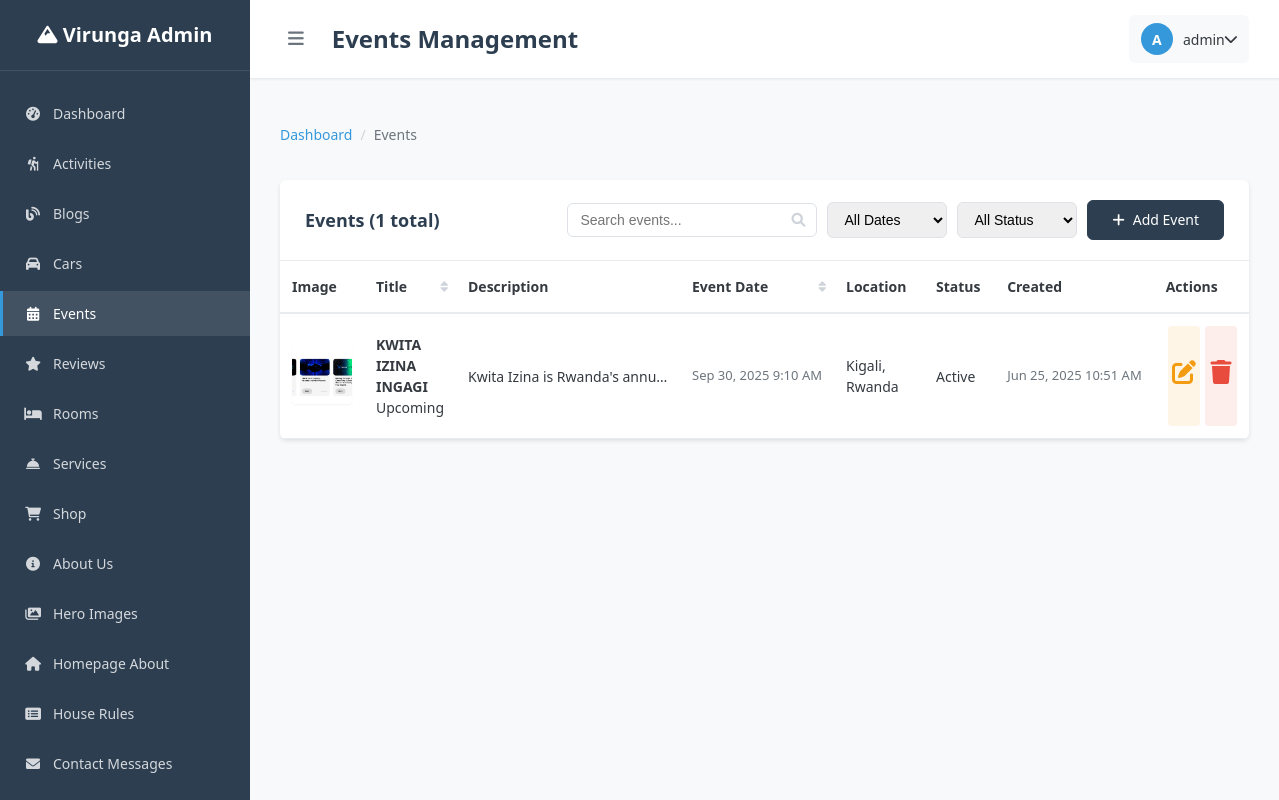
Page /admin/pages/events/index.php (signed in) on the committed database.
### tables this page shows
CREATE TABLE `events` (
  `id` int(11) NOT NULL,
  `title` varchar(255) NOT NULL,
  `image` varchar(500) NOT NULL,
  `description` text NOT NULL,
  `event_date` datetime DEFAULT NULL,
  `location` varchar(255) DEFAULT NULL,
  `is_active` tinyint(1) DEFAULT 1,
  `status` enum('active','inactive','cancelled') DEFAULT 'active',
  `created_at` timestamp NOT NULL DEFAULT current_timestamp(),
  `updated_at` timestamp NOT NULL DEFAULT current_timestamp() ON UPDATE current_timestamp()
);

### admin/backend/api/utils/auth_middleware.php (called while the page is built, shortened)
<?php
function isAuthenticated() {
    return isset($_SESSION['admin_user_id']) &&
           isset($_SESSION['admin_username']) &&
           !empty($_SESSION['admin_user_id']);
}
function getCurrentUser() {
    require_once __DIR__ . '/../../database/connection.php';
    $user_id = $_SESSION['admin_user_id'];
    $query = "SELECT id, username, email, full_name, role, status, last_login
              FROM admin_users
              WHERE id = ? AND status = 'active'";
    $user = getSingleRow($query, 'i', [$user_id]);
    return $user;
}
?>

### admin/backend/database/connection.php (called while the page is built, shortened)
<?php
$conn = null;
function getConnection() {
    global $conn;
    if ($conn && !$conn->connect_error) {
        return $conn;
    }
    $db_config = [
        'host' => 'localhost',
        'username' => 'root',
        'password' => '',
        'database' => 'homestay',
        'charset' => 'utf8mb4'
    ];
    $conn = new mysqli(
        $db_config['host'],
        $db_config['username'],
        $db_config['password'],
        $db_config['database']
    );
    $conn->query("SET sql_mode = 'STRICT_TRANS_TABLES,ERROR_FOR_DIVISION_BY_ZERO,NO_AUTO_CREATE_USER,NO_ENGINE_SUBSTITUTION'");
    return $conn;
}
function executeQuery($query, $types = '', $params = []) {
    $conn = getConnection();
    $stmt = $conn->prepare($query);
    if (!empty($params)) {
        $stmt->bind_param($types, ...$params);
    }
    if (!$stmt->execute()) {
        error_log("Query execution failed: " . $stmt->error);
        return false;
    }
    $result = $stmt->get_result();
    return $result;
}
function getSingleRow($query, $types = '', $params = []) {
    $result = executeQuery($query, $types, $params);
    if ($result && $result->num_rows > 0) {
        return $result->fetch_assoc();
    }
    return null;
}
function getMultipleRows($query, $types = '', $params = []) {
    $result = executeQuery($query, $types, $params);
    $rows = [];
    if ($result) {
        while ($row = $result->fetch_assoc()) {
            $rows[] = $row;
        }
    }
    return $rows;
}
?>

### include/image_helpers.php (called while the page is built, shortened)
<?php
function buildImageUrl($filename, $category, $absolute = false) {
    $base_paths = [
        'activities' => 'uploads/activities/',
        'blogs' => 'uploads/blogs/',
        'blog-content' => 'uploads/blog-content/',
        'cars' => 'uploads/cars/',
        'events' => 'uploads/events/',
        'hero' => 'uploads/hero/',
        'hero-images' => 'uploads/hero-images/',
        'homeabout' => 'uploads/homeabout/',
        'rooms' => 'uploads/rooms/',
        'services' => 'uploads/services/',
        'about' => 'uploads/about/'
    ];
    $base_path = isset($base_paths[$category]) ? $base_paths[$category] : 'uploads/';
    if (strpos($filename, 'uploads/') === 0) {
        $relative_path = $filename;
    } else {
        $relative_path = $base_path . $filename;
    }
    if ($absolute) {
        $protocol = isset($_SERVER['HTTPS']) && $_SERVER['HTTPS'] === 'on' ? 'https://' : 'http://';
        $host = $_SERVER['HTTP_HOST'];
        return $protocol . $host . '/homestay/' . $relative_path;
    } else {
        return $relative_path;
    }
}
function buildAdminImageUrl($filename, $category) {
    $relative_path = buildImageUrl($filename, $category, false);
    return '/homestay/' . $relative_path;
}
?>

### admin/pages/events/index.php (the view, shortened to what this page needs)
<?php
require_once '../../backend/api/utils/auth_middleware.php';
require_once '../../../include/image_helpers.php';
require_once '../../backend/database/connection.php';
require_once '../../backend/api/utils/helpers.php';
$current_user = getCurrentUser();
$page = isset($_GET['page']) ? max(1, intval($_GET['page'])) : 1;
$limit = 10;
$offset = ($page - 1) * $limit;
$search = isset($_GET['search']) ? trim($_GET['search']) : '';
$where_conditions = [];
$params = [];
$param_types = '';
$where_clause = !empty($where_conditions) ? 'WHERE ' . implode(' AND ', $where_conditions) : '';
$count_query = "SELECT COUNT(*) as total FROM events $where_clause";
$total_result = !empty($params) ? getSingleRow($count_query, $param_types, $params) : getSingleRow($count_query);
$total_records = $total_result['total'] ?? 0;
$query = "SELECT id, title, image, description, event_date, location, is_active, created_at, updated_at
          FROM events
          $where_clause
          ORDER BY event_date DESC
          LIMIT $limit OFFSET $offset";
$events = !empty($params) ? getMultipleRows($query, $param_types, $params) : getMultipleRows($query);
$breadcrumbs = [
    ['title' => 'Dashboard', 'url' => '../dashboard.php'],
    ['title' => 'Events', 'url' => '']
];
?>
<!DOCTYPE html>
<html lang="en">
<head>
    <link rel="stylesheet" href="../../assets/css/dashboard.css">
    <link rel="stylesheet" href="../../assets/css/components.css">
    <link rel="stylesheet" href="../../assets/css/tables.css">
    <link rel="stylesheet" href="../../assets/css/forms.css">
    <link rel="stylesheet" href="../../assets/css/modals.css">
    <link rel="stylesheet" href="https://cdnjs.cloudflare.com/ajax/libs/font-awesome/6.0.0/css/all.min.css">
</head>
<body>
    <div class="admin-wrapper">
        <?php include '../includes/sidebar.php'; ?>
        <main class="admin-main">
            <header class="admin-header">
                <div class="header-left">
                    <button class="sidebar-toggle">
                        <i class="fas fa-bars"></i>
                    </button>
                    <h1 class="page-title">Events Management</h1>
                </div>
                <div class="header-right">
                    <div class="user-dropdown">
                        <div class="user-info">
                            <div class="user-avatar">
                                <?= strtoupper(substr($current_user['username'], 0, 1)) ?>
                            </div>
                            <span class="user-name"><?= htmlspecialchars($current_user['username']) ?></span>
                            <i class="fas fa-chevron-down"></i>
                        </div>
                    </div>
                </div>
            </header>
            <div class="admin-content">
                <?= generateBreadcrumb($breadcrumbs) ?>
                <div class="table-container">
                    <div class="table-header">
                        <h2 class="table-title">Events (<?= $total_records ?> total)</h2>
                        <div class="table-actions">
                            <div class="table-search">
                                <input type="text" placeholder="Search events..." value="<?= htmlspecialchars($search) ?>" id="search-input">
                                <i class="fas fa-search"></i>
                            </div>
                            <select class="filter-select" id="date-filter">
                                <option value="">All Dates</option>
                            </select>
                            <select class="filter-select" id="status-filter">
                                <option value="">All Status</option>
                            </select>
                            <a href="add.php" class="btn btn-primary">
                                <i class="fas fa-plus"></i> Add Event
                            </a>
                        </div>
                    </div>
                    <?php if (empty($events)): ?>
                        <div class="table-empty">
                            <i class="fas fa-calendar-alt"></i>
                            <h3>No Events Found</h3>
                            <p>No events match your current search criteria.</p>
                            <a href="add.php" class="btn btn-primary">
                                <i class="fas fa-plus"></i> Add First Event
                            </a>
                        </div>
                    <?php else: ?>
                        <table class="data-table">
                            <thead>
                                <tr>
                                    <th width="80">Image</th>
                                    <th class="sortable">Title</th>
                                    <th width="200">Description</th>
                                    <th width="150" class="sortable">Event Date</th>
                                    <th width="150">Location</th>
                                    <th width="100">Status</th>
                                    <th width="150">Created</th>
                                    <th width="120">Actions</th>
                                </tr>
                            </thead>
                            <tbody>
                                <?php foreach ($events as $event): ?>
                                    <?php
                                    $event_date = new DateTime($event['event_date']);
                                    $now = new DateTime();
                                    $is_upcoming = $event_date > $now;
                                    $is_today = $event_date->format('Y-m-d') === $now->format('Y-m-d');
                                    ?>
                                    <tr>
                                        <td>
                                            <?php if (!empty($event['image'])): ?>
                                                <img src="<?= buildAdminImageUrl($event['image'], 'events') ?>"
                                                     alt="<?= htmlspecialchars($event['title']) ?>"
                                                     class="table-image">
                                            <?php else: ?>
                                                <div class="table-image-placeholder">
                                                    <i class="fas fa-image"></i>
                                                </div>
                                            <?php endif; ?>
                                        </td>
                                        <td>
                                            <strong><?= htmlspecialchars($event['title']) ?></strong>
                                            <?php if ($is_today): ?>
                                                <span class="badge badge-warning ml-2">Today</span>
                                            <?php elseif ($is_upcoming): ?>
                                                <span class="badge badge-info ml-2">Upcoming</span>
                                            <?php else: ?>
                                                <span class="badge badge-secondary ml-2">Past</span>
                                            <?php endif; ?>
                                        </td>
                                        <td>
                                            <div class="table-text">
                                                <?= htmlspecialchars(truncateText($event['description'], 100)) ?>
                                            </div>
                                        </td>
                                        <td class="table-date">
                                            <?= formatDateTime($event['event_date'], 'M j, Y g:i A') ?>
                                        </td>
                                        <td>
                                            <?= htmlspecialchars($event['location']) ?>
                                        </td>
                                        <td>
                                            <?= getStatusBadge($event['is_active']) ?>
                                        </td>
                                        <td class="table-date">
                                            <?= formatDateTime($event['created_at']) ?>
                                        </td>
                                        <td class="table-actions-cell">
                                            <div class="action-buttons">
                                                <a href="edit.php?id=<?= $event['id'] ?>"
                                                   class="action-btn edit"
                                                   title="Edit Event">
                                                    <i class="fas fa-edit"></i>
                                                </a>
                                                <a href="delete.php?id=<?= $event['id'] ?>"
                                                   class="action-btn delete"
                                                   title="Delete Event"
                                                   data-item-name="<?= htmlspecialchars($event['title']) ?>">
                                                    <i class="fas fa-trash"></i>
                                                </a>
                                            </div>
                                        </td>
                                    </tr>
                                <?php endforeach; ?>
                            </tbody>
                        </table>
                    <?php endif; ?>
                </div>
            </div>
        </main>
    </div>
</body>
</html>

### admin/backend/api/utils/helpers.php (shortened to what this page needs)
<?php
function formatDateTime($datetime, $format = 'M j, Y g:i A') {
    return date($format, strtotime($datetime));
}
function truncateText($text, $length = 100, $suffix = '...') {
    return substr($text, 0, $length) . $suffix;
}
function getStatusBadge($is_active, $active_text = 'Active', $inactive_text = 'Inactive') {
    if ($is_active) {
        return '<span class="badge badge-success">' . $active_text . '</span>';
    } else {
        return '<span class="badge badge-secondary">' . $inactive_text . '</span>';
    }
}
function generateBreadcrumb($breadcrumbs) {
    $html = '<nav aria-label="breadcrumb"><ol class="breadcrumb">';
    $total = count($breadcrumbs);
    foreach ($breadcrumbs as $index => $crumb) {
        if ($index === $total - 1) {
            $html .= '<li class="breadcrumb-item active" aria-current="page">' . htmlspecialchars($crumb['title']) . '</li>';
        } else {
            $html .= '<li class="breadcrumb-item"><a href="' . htmlspecialchars($crumb['url']) . '">' . htmlspecialchars($crumb['title']) . '</a></li>';
        }
    }
    $html .= '</ol></nav>';
    return $html;
}
?>

### rows in the picture
events: image (picture), title "KWITA IZINA INGAGI", shows "Upcoming", description "Kwita Izina is Rwanda's annu…", event_date "Sep 30, 2025 9:10 AM", location "Kigali, Rwanda", created_at "Jun 25, 2025 10:51 AM"

### other values in the picture
substr($current_user['username'], 0, 1) "A"
$current_user['username'] "admin"
$crumb['title'] "Dashboard"
$crumb['title'] "Events"
$total_records "1"
